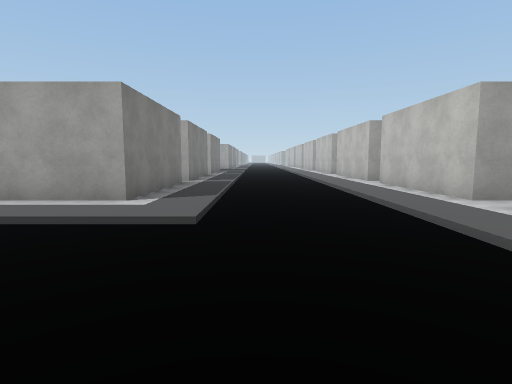
View 1 (above)

24 first-person views from a walk through a Unity game level. The camera is 1.4 m above the floor, tilts 6° down and sees 80° across. The floor is counted in squares, 2 m on a side. Each view is taken from the middle of a square. On the plan, view 1 faces up. The plan holds only what a view shows up to about 10 squares ahead; the rest is blank. The place goes on beyond the plan. Some surface patterns are stand-ins.

View 2
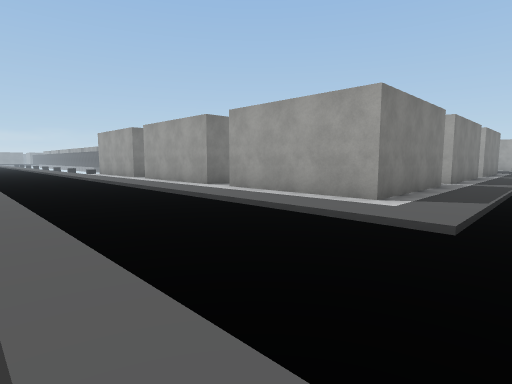

View 3
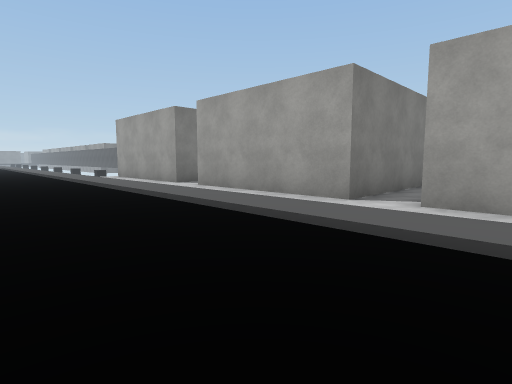

View 4
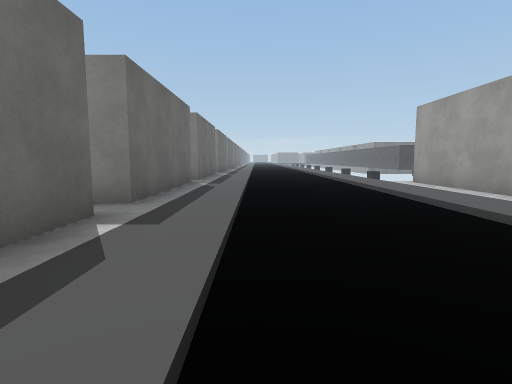

View 5
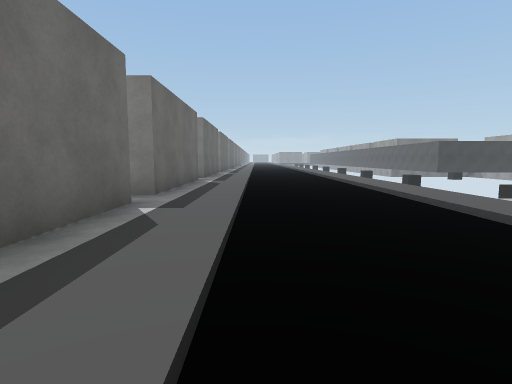

View 6
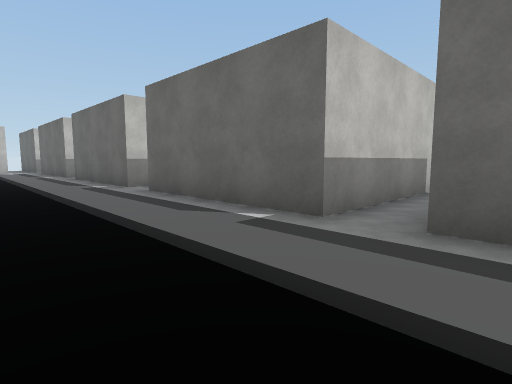

View 7
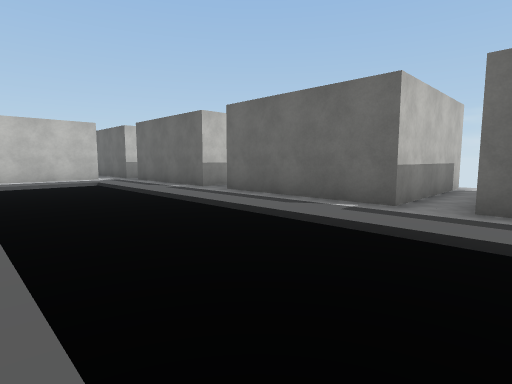

View 8
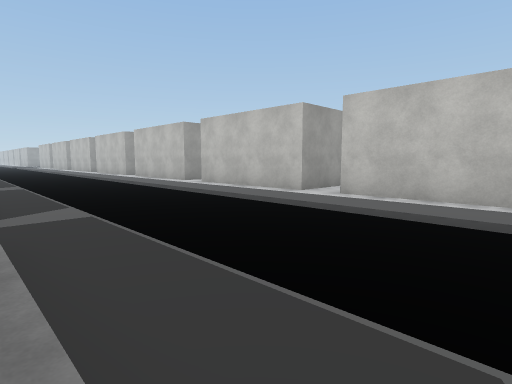

View 9
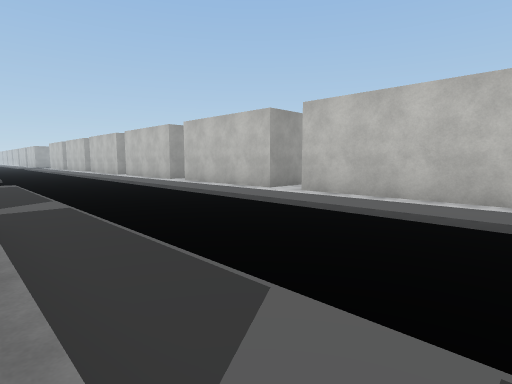

View 10
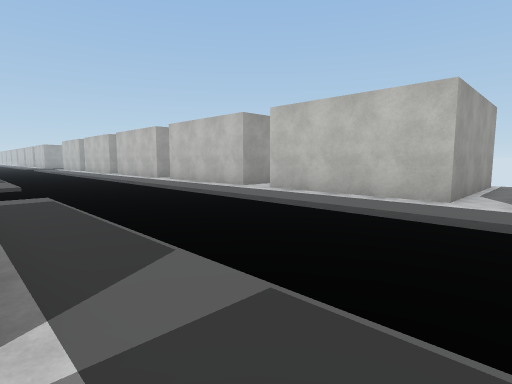

View 11
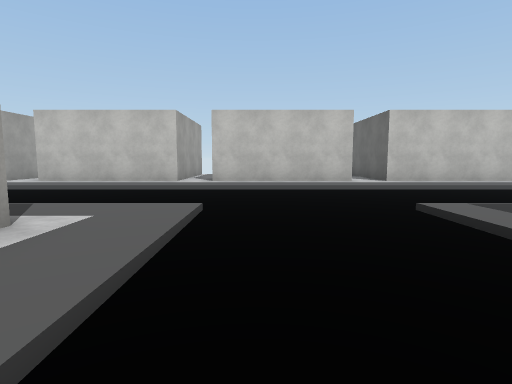

View 12
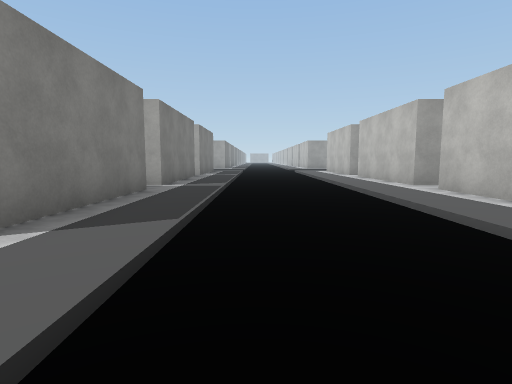

View 13
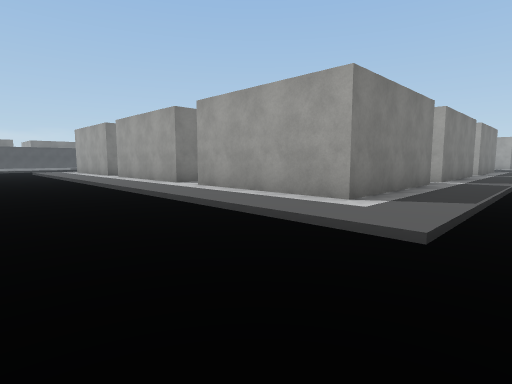

View 14
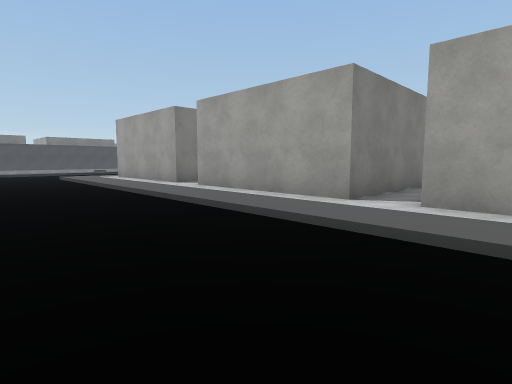

View 15
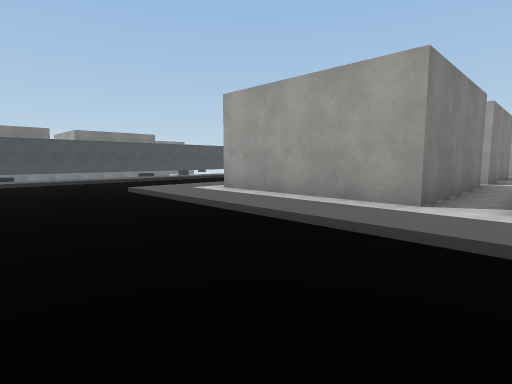

View 16
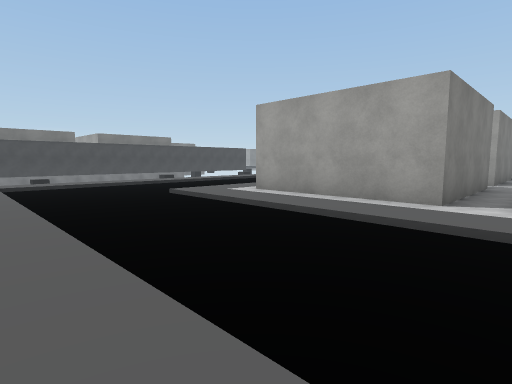

View 17
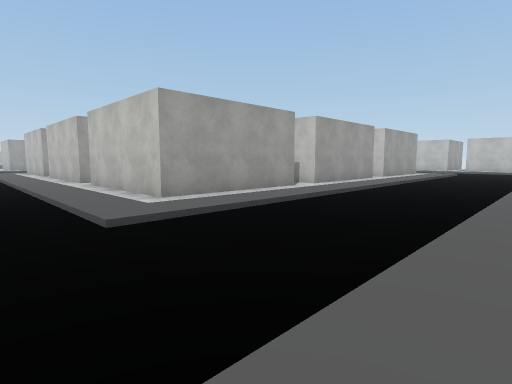

View 18
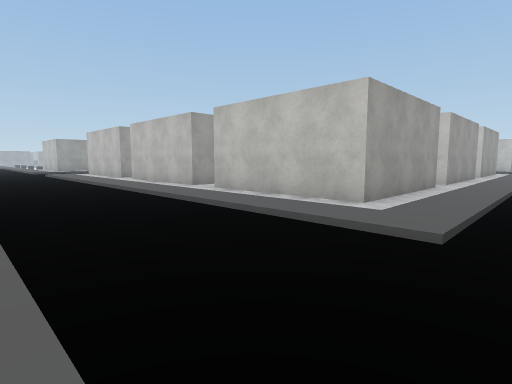

View 19
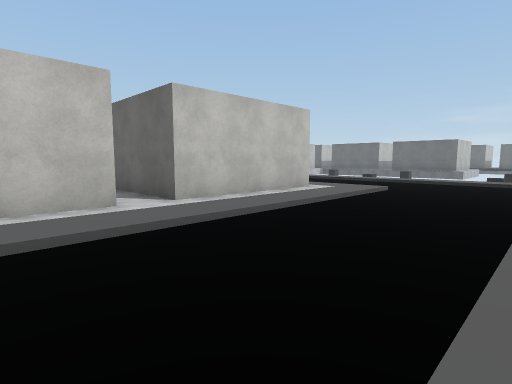

View 20
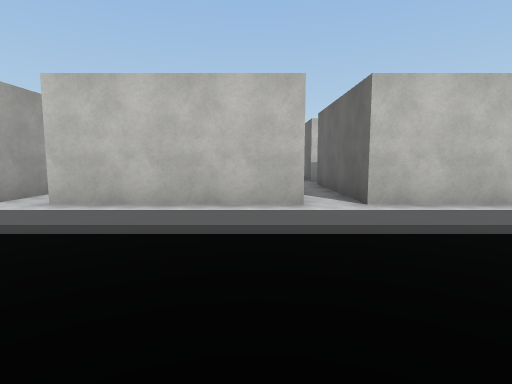

View 21
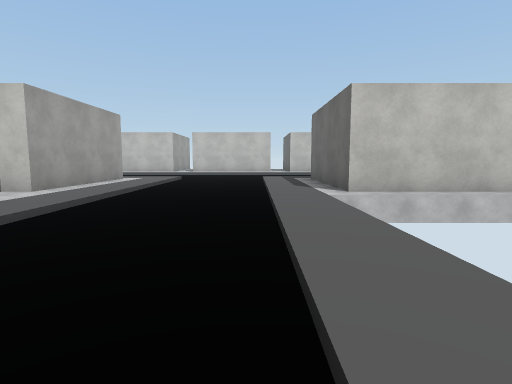

View 22
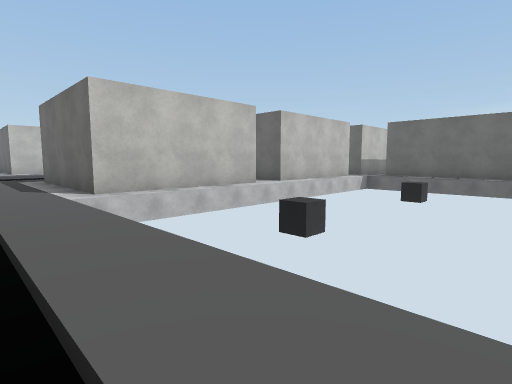

View 23
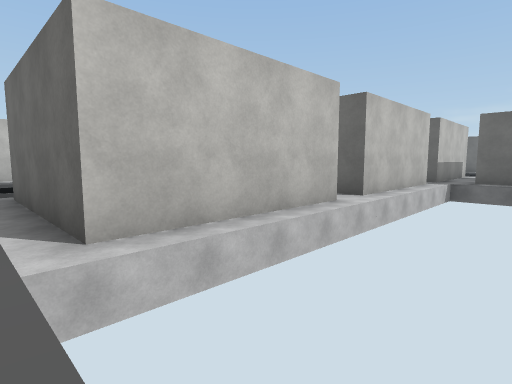

View 24
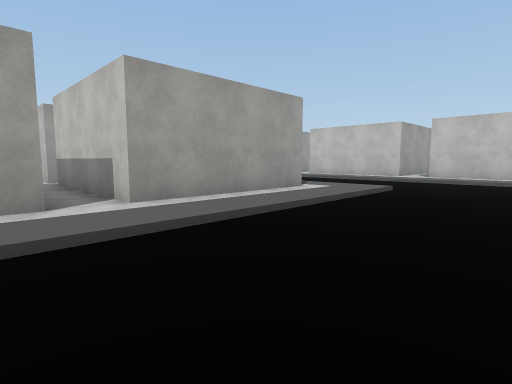

### Floor plan
Key: @ floor where view 1 was taken; # wall or solid block; . main floor; - floor 0.25 m lower than the main floor.
Columns run from 22 left of view 1 to 7 right of it. Each row starts with its distance up from view 1.
 33   ---.#  #.        #..--- #
 32  .---.#  #.        #..---.#
 31  .---.####.     #  #..---.##
 30  .---......     .   ..---..
 29  .---.####.#  # #  #..---.#
 28    --.#  #.   #.#  #..---.#
 27    --.#  #.   #.#  #..---.#
 26  .---.####.####.####..---.##
 25  .---.................---..
 24  .---.................---.#
 23  .-----------------------.#
 22  .-----------------------.#
 21  .-----------------------.##
 20   ....................---..
 19                 ####..---.##
 18                 #   ..---.#
 17                 #   ..---.#
 16                 #   ..---.####
 15                 .   ..---.....
 14                 ##  ..---.#
 13                 #   ..---.#
 12                 #  #..---.#
 11                 #  #..---.###
 10                 .   ..---...
  9            ####.#  #..---.#
  8               #.   #..---.#
  7               #.   #..---.#
  6       #### ####.####..---.#
  5       ................  -..
  4  .....................  -.
  3 ------------------  -----.#
  2 ------------------ ------.#
  1 -------------------------.
  0  .....................@..
 -1  ####.####.####.####.####
 -2           .#   .#    #
 -3           .#   .#
 -4            #   .#
 -5                ..

Where each view was taken, in squares from view 1:
view 1: 0 up, 0 right, facing up
view 2: 0 up, 0 right, facing up-left
view 3: 1 up, 5 left, facing up-left
view 4: 1 up, 8 left, facing left
view 5: 1 up, 12 left, facing left
view 6: 2 up, 13 left, facing down-right
view 7: 4 up, 8 left, facing down-right
view 8: 6 up, 2 left, facing up-right
view 9: 10 up, 2 left, facing up-right
view 10: 14 up, 2 left, facing up-right
view 11: 23 up, 5 left, facing right
view 12: 23 up, 0 right, facing up
view 13: 21 up, 0 right, facing up-left
view 14: 21 up, 5 left, facing up-left
view 15: 21 up, 11 left, facing up-left
view 16: 20 up, 11 left, facing up-left
view 17: 20 up, 19 left, facing up-right
view 18: 23 up, 21 left, facing up-right
view 19: 32 up, 21 left, facing down-right
view 20: 31 up, 21 left, facing right
view 21: 21 up, 12 left, facing right
view 22: 21 up, 12 left, facing down-right
view 23: 20 up, 9 left, facing down-right
view 24: 21 up, 8 left, facing up-right
